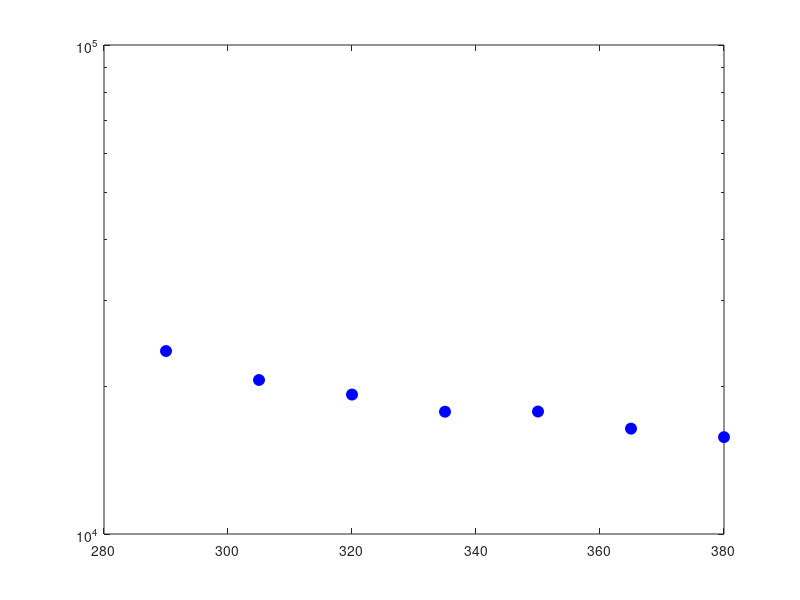

Write the MATLAB code that produced this figure. (Note: this script raises an error after producing the figure.)
% matlab_figure_creation_WACV_paper
close all
fsize = 16;
msize = 8;
lsize = 1;

load('Spectral_curves_high_and_low')

% Spectral fits
figure;
semilogy(T_high,specB,'bo','MarkerFaceColor','b','MarkerSize',msize)
hold all
semilogy(T_high,specG,'gV','MarkerFaceColor','g','MarkerSize',msize)
semilogy(T_high,specY,'y^','MarkerFaceColor','y','MarkerSize',msize)
semilogy(T_high,specO,'d','MarkerEdgeColor',[0.9,0.41,0.17],'MarkerFaceColor',[0.9,0.41,0.17],'MarkerSize',msize)
semilogy(T_high,specR,'rs','MarkerFaceColor','r','MarkerSize',msize)

semilogy(T_high,fitB_spec,'b--','LineWidth',lsize)
semilogy(T_high,fitG_spec,'g--','LineWidth',lsize)
semilogy(T_high,fitY_spec,'y--','LineWidth',lsize)
semilogy(T_high,fitO_spec,'--','Color',[0.9,0.41,0.17],'LineWidth',lsize)
semilogy(T_high,fitR_spec,'r--','LineWidth',lsize)


set(gca,'YMinorTick','on','FontSize',fsize,'FontWeight','bold')
ylabel('Summed Intensity (counts)','FontSize',fsize,'FontWeight','bold')
xlabel('Temp (K)','FontSize',fsize,'FontWeight','bold')
xlim([280,390])
%%
%Grayscale fits
figure;
semilogy(T_high,grayB,'bo','MarkerFaceColor','b','MarkerSize',msize)
hold all
semilogy(T_high,grayG,'gV','MarkerFaceColor','g','MarkerSize',msize)
semilogy(T_high,grayY,'y^','MarkerFaceColor','y','MarkerSize',msize)
semilogy(T_high,grayO,'d','MarkerEdgeColor',[0.9,0.41,0.17],'MarkerFaceColor',[0.9,0.41,0.17],'MarkerSize',msize)
semilogy(T_high,grayR,'rs','MarkerFaceColor','r','MarkerSize',msize)

semilogy(T_high,fitB_gray,'b--','LineWidth',lsize)
semilogy(T_high,fitG_gray,'g--','LineWidth',lsize)
semilogy(T_high,fitY_gray,'y--','LineWidth',lsize)
semilogy(T_high,fitO_gray,'--','Color',[0.9,0.41,0.17],'LineWidth',lsize)
semilogy(T_high,fitR_gray,'r--','LineWidth',lsize)


set(gca,'YMinorTick','on','FontSize',fsize,'FontWeight','bold')
ylabel('Grayscale Intensity','FontSize',fsize,'FontWeight','bold')
xlabel('Temp (K)','FontSize',fsize,'FontWeight','bold')
xlim([280,390])